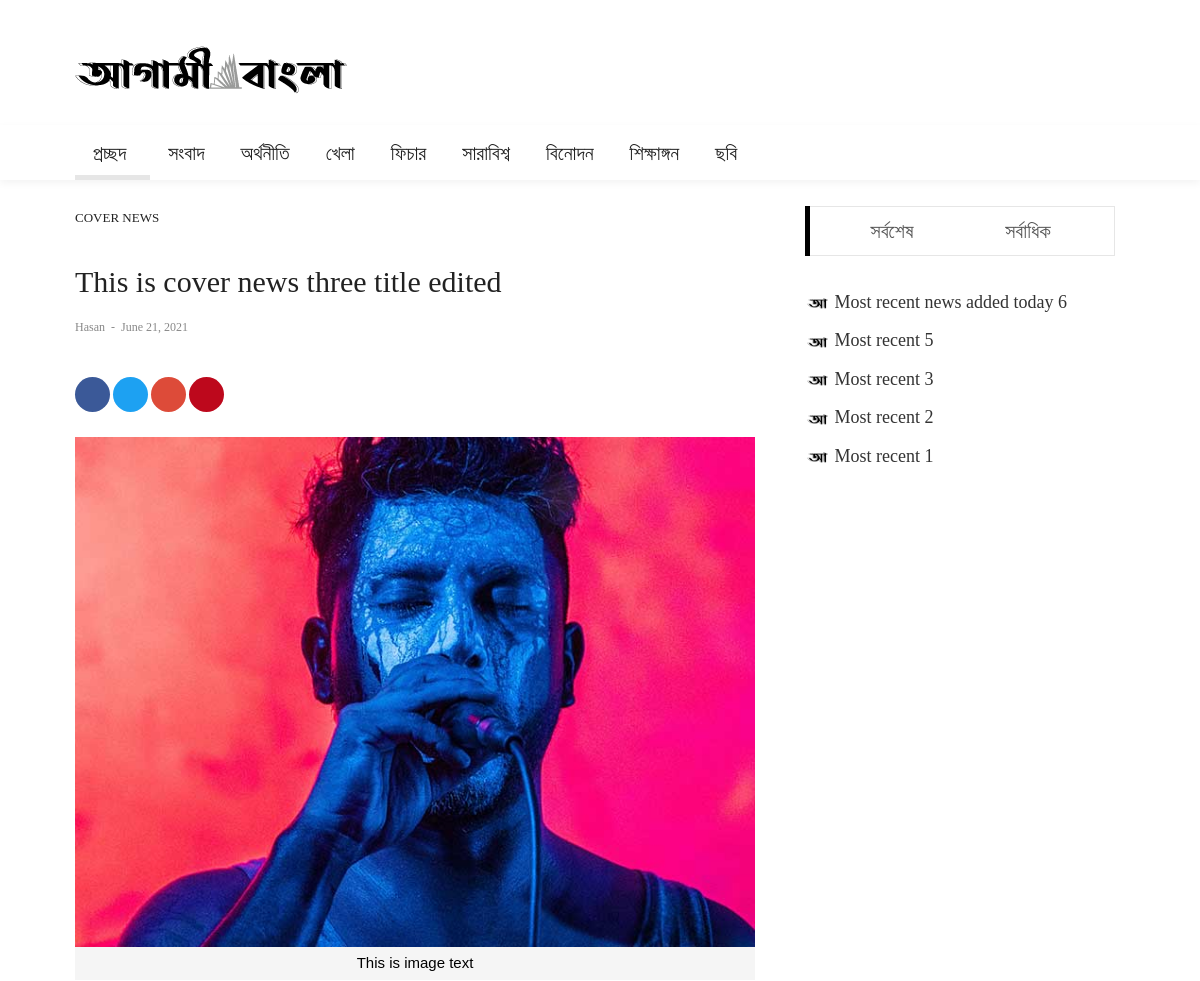
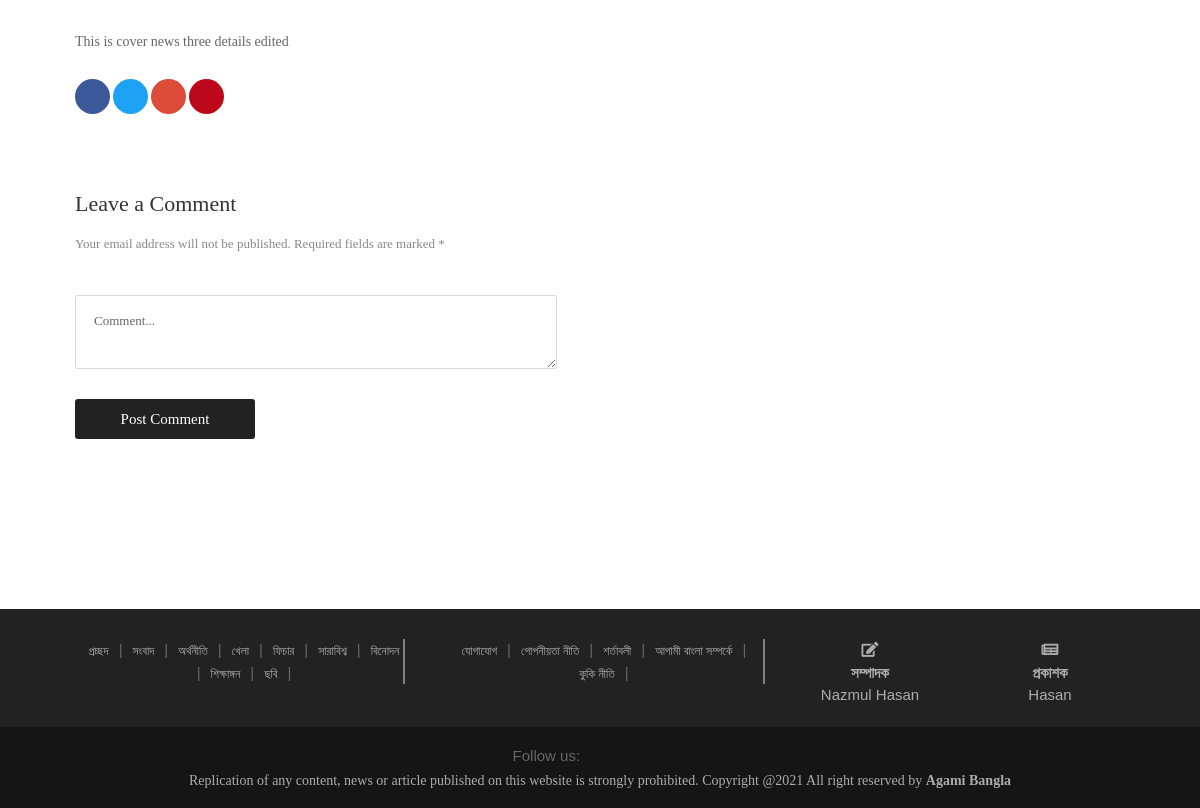
Screenshot of /ab/th_cover/news/details/1/ with the database file from the repository (2 pictures, top to bottom).
### adminPanel/models.py (models this page shows, shortened)
class SiteLogo(models.Model):
    site_logo = models.ImageField()

class NewsCategories(models.Model):
    category_name = models.CharField(default='', max_length=255, verbose_name="News Category Name")

class CoverNews3(models.Model):
    cover_news_image = models.ImageField()
    cover_news_title = models.TextField(max_length=255, verbose_name="Cover News Title")
    cover_news_category = models.CharField(max_length=255, default="")
    cover_news_subcategory = models.CharField(max_length=255, blank=True, null=True)
    cover_news_details = models.TextField(max_length=2000, blank=True, null=True)
    cover_news_added_at = models.DateField(auto_now_add=True)

class EditorPublisher(models.Model):
    editor_name    = models.CharField(max_length=255, default="")
    publisher_name = models.CharField(max_length=255, default="")

class MostRecent(models.Model):
    news_image       = models.ImageField()
    news_title       = models.TextField(max_length=255)
    news_description = models.TextField(max_length=1000)
    news_writer      = models.CharField(max_length=70, blank=True, null=True)
    news_visitors    = models.IntegerField(blank=True, null=True)
    news_details = models.TextField(max_length=2000, blank=True, null=True)
    news_added_at    = models.DateField(auto_now_add=True)

### core/views.py (the view)
# urls.py: url(r'^ab/th_cover/news/details/(?P<pk>\d+)/$', views.cover_news_3_details, name='coverNews3Details'),
def cover_news_3_details(request, pk):
    cover_news_subcategory = CoverNews3.objects.filter(pk=pk).first()
    news_category_model = NewsCategories.objects.all()
    subcategory_model = NewsSubCategories.objects.all()
    subcategory_name = NewsCategories.objects.filter(pk=pk)
    list_of_cat_pk_which_has_atleast_one_news = []
    for news in NewsMain.objects.all():
        list_of_cat_pk_which_has_atleast_one_news.append(news.news_catid)
    if EditorPublisher.objects.count() > 0:
        editor_publisher_info = EditorPublisher.objects.filter().first()
    else:
        editor_publisher_info = "Not added yet!"
    if MostRecent.objects.count() > 0:
        most_recent_news = MostRecent.objects.all().order_by('-pk')[:5]
    else:
        most_recent_news = "Null"
    if MostPopular.objects.count() > 0:
        most_popular_news = MostPopular.objects.all().order_by('-pk')[:5]
    else:
        most_popular_news = 'Null'
    if SiteLogo.objects.count() > 0:
        site_logo_db = SiteLogo.objects.filter().first()
    else:
        site_logo_db = "Not found!"
    context = {
        'site_logo': site_logo_db,
        'news_category_model': news_category_model,
        'subcategory_model': subcategory_model,
        'list_of_cat_pk_which_has_atleast_one_news': list_of_cat_pk_which_has_atleast_one_news,
        'editor_publisher': editor_publisher_info,
        'most_recent_news': most_recent_news,
        'most_popular_news': most_popular_news,
        'cover_news_subcategory': cover_news_subcategory,
    }
    return render(request, "frontEnd/cover_news_3_details.html", context)

### core/templates/frontEnd/cover_news_3_details.html (shortened to what this page needs)
{% extends 'frontEnd/index.html' %}
{% load static %}
{% block main_content %}
	<div class="container">
		<div class="headline bg0 flex-wr-sb-c p-rl-20 p-tb-8">
		</div>
	</div>
	<section class="bg0 p-b-140 p-t-10">
		<div class="container">
			<div class="row justify-content-center">
				<div class="col-md-10 col-lg-8 p-b-30">
					<div class="p-r-10 p-r-0-sr991">
						<div class="p-b-70">
							<a href="#" class="f1-s-10 cl2 hov-cl10 trans-03 text-uppercase">
								Cover News
							</a>
							<h3 class="f1-l-3 cl2 p-b-16 p-t-33 respon2">
								{{cover_news_subcategory.cover_news_title}}
							</h3>
							<div class="flex-wr-s-s p-b-40">
								<span class="f1-s-3 cl8 m-r-15">
									<a href="#" class="f1-s-4 cl8 hov-cl10 trans-03">
										{{editor_publisher.publisher_name}}
									</a>
									<span class="m-rl-3">-</span>
									<span>
										{{cover_news_subcategory.cover_news_added_at}}
									</span>
								</span>
							</div>
							<div class="flex-s-s">
								<div class="flex-wr-s-s size-w-0">
									<a href="#" class="dis-block f1-s-13 cl0 bg-facebook borad-3 hov-btn1 m-r-3 m-b-1 trans-03 add_border">
										<i class="fab fa-facebook-f m-r-3"></i>
									</a>
									<a href="#" class="dis-block f1-s-13 cl0 bg-twitter borad-3 hov-btn1 m-r-3 m-b-3 trans-03 add_border">
										<i class="fab fa-twitter m-r-3"></i>
									</a>
									<a href="#" class="dis-block f1-s-13 cl0 bg-google borad-3 hov-btn1 m-r-3 m-b-3 trans-03 add_border">
										<i class="fab fa-google-plus-g m-r-3"></i>
									</a>
									<a href="#" class="dis-block f1-s-13 cl0 bg-pinterest borad-3 hov-btn1 m-r-3 m-b-3 trans-03 add_border">
										<i class="fab fa-pinterest-p m-r-3"></i>
									</a>
								</div>
							</div>
							<br>
							<div class="wrap-pic-max-w p-b-30">
								<img src="{{cover_news_subcategory.cover_news_image.url}}" alt="News Details">
								<p class="news_details_img_short_description">This is image text</p>
							</div>
							<p class="f1-s-11 cl6 p-b-25">
								{{cover_news_subcategory.cover_news_details|safe}}
							</p>
							<div class="flex-s-s">
								<div class="flex-wr-s-s size-w-0">
									<a href="#" class="dis-block f1-s-13 cl0 bg-facebook borad-3 hov-btn1 m-r-3 m-b-3 trans-03 add_border">
										<i class="fab fa-facebook-f m-r-3"></i>
									</a>
									<a href="#" class="dis-block f1-s-13 cl0 bg-twitter borad-3 hov-btn1 m-r-3 m-b-3 trans-03 add_border">
										<i class="fab fa-twitter m-r-3"></i>
									</a>
									<a href="#" class="dis-block f1-s-13 cl0 bg-google borad-3 hov-btn1 m-r-3 m-b-3 trans-03 add_border">
										<i class="fab fa-google-plus-g m-r-3"></i>
									</a>
									<a href="#" class="dis-block f1-s-13 cl0 bg-pinterest borad-3 hov-btn1 m-r-3 m-b-3 trans-03 add_border">
										<i class="fab fa-pinterest-p m-r-3"></i>
									</a>
								</div>
							</div>
						</div>
						<div>
							<h4 class="f1-l-4 cl3 p-b-12">
								Leave a Comment
							</h4>
							<p class="f1-s-13 cl8 p-b-40">
								Your email address will not be published. Required fields are marked *
							</p>
							<form>
								<textarea class="bo-1-rad-3 bocl13 f1-s-13 cl5 plh6 p-rl-18 p-tb-14 m-b-20" rows="2" cols="60" name="msg" placeholder="Comment..."></textarea>
								<button class="size-a-17 bg2 borad-3 f1-s-12 cl0 hov-btn1 trans-03 p-rl-15 m-t-10">
									Post Comment
								</button>
							</form>
						</div>
					</div>
				</div>
				<div class="col-md-10 col-lg-4">
					<div class="p-l-10 p-rl-0-sr991 p-b-20">
						<div class="tab01 p-b-20">
							<div class="tab01-head how2 how2-cl1 bocl12 flex-s-c m-r-10 m-r-0-sr991" id="most-recent-pop">
								<ul class="nav nav-tabs" role="tablist">
									<li class="nav-item">
										<a class="nav-link" data-toggle="tab" href="#tab1-recent" role="tab">সর্বশেষ</a>
									</li>
									<li class="nav-item">
										<a class="nav-link" data-toggle="tab" href="#tab1-popular" role="tab">সর্বাধিক</a>
									</li>
								</ul>
							</div>
							<div class="tab-content p-t-35">
								<div class="tab-pane fade show most-recent-pop-news active" id="tab1-recent" role="tabpanel">
									<div class="row">
										<div class="col-sm-12 p-r-25 p-r-15-sr991">
											{% for news in most_recent_news %}
											<div class="flex-wr-sb-s m-b-8">
												<div class="size-w-0">
													<h5 class="p-b-5">
														<a href="{% url 'newMostRecentDetails' cat_id=news.pk %}" class="f1-s-5 cl3 hov-cl10 trans-03">
															<img src="{%static 'frontEnd/agamiBanglaLogo/favicon-icon.png' %}" style="width:25px;height:25px;" alt="">
															{{news.news_title}}
														</a>
													</h5>
												</div>
											</div>
											{% endfor %}
										</div>
									</div>
								</div>
							</div>
						</div>
						<div class="flex-c-s p-t-8">
						</div>
						<br><br>
					</div>
				</div>
			</div>
		</div>
	</section>
{% endblock %}

### core/templates/frontEnd/index.html (shortened to what this page needs)
{% load static %}
<!DOCTYPE html>
<html lang="en">
<head>
	<link rel="stylesheet" type="text/css" href="{%static 'frontEnd/vendor/bootstrap/css/bootstrap.min.css' %}">
	<link rel="stylesheet" type="text/css" href="{%static 'frontEnd/fonts/fontawesome-5.0.8/css/fontawesome-all.min.css' %}">
	<link rel="stylesheet" type="text/css" href="{%static 'frontEnd/fonts/iconic/css/material-design-iconic-font.min.css' %}">
	<link rel="stylesheet" type="text/css" href="{%static 'frontEnd/vendor/animate/animate.css' %}">
	<link rel="stylesheet" type="text/css" href="{%static 'frontEnd/vendor/css-hamburgers/hamburgers.min.css' %}">
	<link rel="stylesheet" type="text/css" href="{%static 'frontEnd/vendor/animsition/css/animsition.min.css' %}">
	<link rel="stylesheet" type="text/css" href="{%static 'frontEnd/css/util.min.css' %}">
	<link rel="stylesheet" type="text/css" href="{%static 'frontEnd/css/main.css' %}">
</head>
<body class="animsition">
	<header>
		<div class="container-menu-desktop">
			<div class="wrap-logo container">
				<div class="logo">
					{%if site_logo %}
					<a href="/"><img src="{{site_logo.site_logo.url}}" alt="LOGO"></a>
					{% else %}
					<a href="#">ADD SITE LOGO</a>
					{% endif %}
				</div>
				<div class="banner-header">
				</div>
			</div>
			<div class="wrap-main-nav">
				<div class="main-nav">
					<nav class="menu-desktop">
						<ul class="main-menu">
							<li class="main-menu-active">
								<a href="/" id="nav_home">প্রচ্ছদ</a>
							</li>
							{% for news_cat in news_category_model %}
							{% if news_cat.pk not in category_list_which_has_no_subcat %}
							<li class="mega-menu-item">
								<a href="{% url 'abNewsListByCategoryPk' catid=news_cat.pk %}">{{ news_cat.category_name }}</a>
							</li>
							{% else %}
							<li class="mega-menu-item">
								<a href="{% url 'newsListByCatWhichHasNotSubcat' cat_id=news_cat.pk %}">{{ news_cat.category_name }}</a>
							</li>
							{% endif %}
							{% endfor %}
						</ul>
					</nav>
				</div>
			</div>
		</div>
	</header>
	{% block main_content %}
	{% endblock %}
	<footer>
		<div class="bg2 p-t-30 p-b-20">
			<div class="container">
				<div class="row">
					<div class="col-md-4">
						<div class="footer-nav-bar-list">
							<ul class="browse_category_list">
								<li><a href="/">প্রচ্ছদ</a></li>
								<li>|</li>
					{% for news_cat in news_category_model %}
					{% if news_cat.pk not in category_list_which_has_no_subcat and news_cat.pk != 9 %}
					<li>
						<a href="{% url 'abNewsListByCategoryPk' catid=news_cat.pk %}">{{ news_cat.category_name }}</a>
					</li>
					{% else %}
					<li class="mega-menu-item">
						<a href="{% url 'newsListByCatWhichHasNotSubcat' cat_id=news_cat.pk %}">{{ news_cat.category_name }}</a>
					</li>
					{% endif %}
					<li>|</li>
					{% endfor %}
							</ul>
						</div>
					</div>
					<div class="col-md-4">
						<div class="footer-nav-privacy-policy-term-condition">
						<ul>
							<li><a href="{% url 'abContactUs' %}">যোগাযোগ</a></li>
							<li>|</li>
							<li><a href="#">গোপনীয়তা নীতি</a></li>
							<li>|</li>
							<li><a href="#">শর্তাবলী</a></li>
							<li>|</li>
							<li><a href="/ab/about/us">আগামী বাংলা সম্পর্কে</a></li>
							<li>|</li>
							<li><a href="#">কুকি নীতি</a></li>
							<li>|</li>
						</ul>
						</div>
					</div>
					<div class="col-md-4">
						<div class="row" id="editor-publisher-section">
							<div class="col-md-6">
								<div class="row">
									<div class="col-md-12 text-center">
										<i class="fas fa-edit"></i>
									</div>
								</div>
								<div class="row">
									<div class="col-md-12">
										<h5 class="text-center"><strong>সম্পাদক</strong></h5>
									</div>
								</div>
								<div class="row">
									<div class="col-md-12">
										<h5 class="text-center">{{editor_publisher.editor_name}}</h5>
									</div>
								</div>
							</div>
							<div class="col-md-6">
								<div class="row">
									<div class="col-md-12 text-center">
										<i class="fas fa-newspaper"></i>
									</div>
								</div>
								<div class="row">
									<div class="col-md-12">
										<h5 class="text-center"><strong>প্রকাশক</strong></h5>
									</div>
								</div>
								<div class="row">
									<div class="col-md-12">
										<h5 class="text-center">{{editor_publisher.publisher_name}}</h5>
									</div>
								</div>
							</div>
						</div>
					</div>
				</div>
			</div>
		</div>
		<div class="bg11">
			<div class="topbar">
				<div class="content-topbar container h-100">
					<div class="right-topbar text-center">
						<span>Follow us:</span>
						<a href="#">
							<span class="fab fa-facebook-f" style="color:#4267B2;"></span>
						</a>
						<a href="#">
							<span class="fab fa-twitter" style="color:#1C9CEB;"></span>
						</a>
						<a href="#">
							<span class="fab fa-pinterest-p" style="color:#E60023;"></span>
						</a>
						<a href="#">
							<span class="fab fa-youtube" style="color: #FF0000;"></span>
						</a>
					</div>
				</div>
			</div>
			<div class="container flex-c-c p-tb-15">
				<span class="f1-s-1 cl0 txt-center">
					<a href="#" class="f1-s-1 cl10 hov-link1" id="copy-right-nav">
						Replication of any content,
						 news or article published on this website is strongly prohibited. Copyright @2021 All right reserved by <strong>Agami Bangla</strong>
					</a>
				</span>
			</div>
		</div>
	</footer>
</body>
</html>

### rows the page displays
SiteLogo: site_logo (picture)
NewsCategories: category_name "সংবাদ"
NewsCategories: category_name "অর্থনীতি"
NewsCategories: category_name "খেলা"
NewsCategories: category_name "ফিচার"
NewsCategories: category_name "সারাবিশ্ব"
NewsCategories: category_name "বিনোদন"
NewsCategories: category_name "শিক্ষাঙ্গন"
NewsCategories: category_name "ছবি"
CoverNews3: cover_news_title "This is cover news three title edited", cover_news_added_at "June 21, 2021", cover_news_image (picture), cover_news_details "This is cover news three details edited"
EditorPublisher: publisher_name "Hasan", editor_name "Nazmul Hasan"
MostRecent: news_title "Most recent news added today 6"
MostRecent: news_title "Most recent 5"
MostRecent: news_title "Most recent 3"
MostRecent: news_title "Most recent 2"
MostRecent: news_title "Most recent 1"
